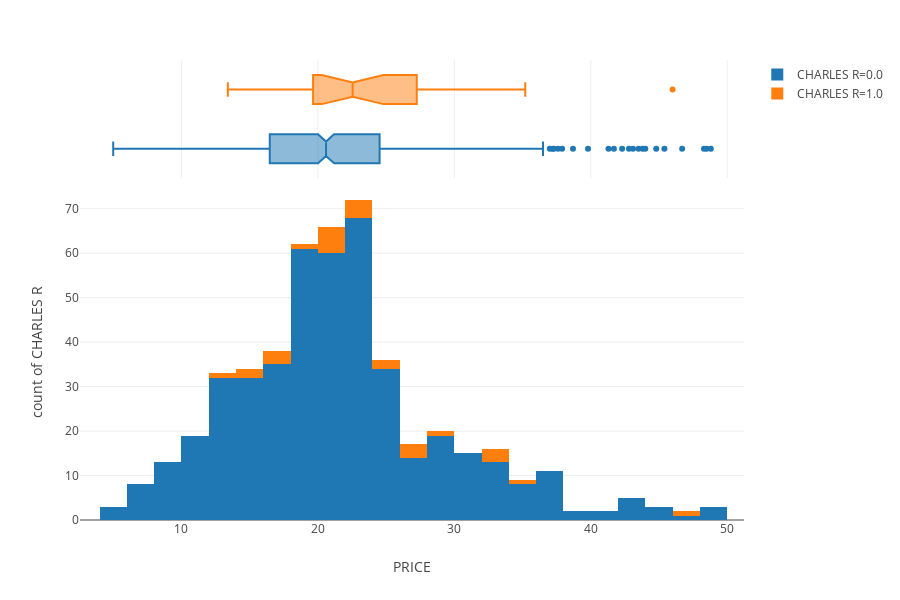

The code cell stored with this chart in its notebook:
### Code cell
fig = px.histogram(dfc, x="PRICE", y="CHARLES R", color="CHARLES R",
                   marginal="box", # or violin, rug
                   hover_data=df.columns)
fig.show()

### Figure 1 — Plotly figure (JSON) as saved in the notebook; plotly's stock layout.template omitted (floating-point values rounded to 4 significant figures; data arrays with more than 128 entries replaced by an {"elided": "..."} marker saying what was removed)
{"data": [{"alignmentgroup": "True", "bingroup": "x", "hoverlabel": {"namelength": 0}, "hovertemplate": "CHARLES R=0.0<br>PRICE=%{x}<br>count of CHARLES R=%{y}", "legendgroup": "CHARLES R=0.0", "marker": {"color": "#1F77B4"}, "name": "CHARLES R=0.0", "offsetgroup": "CHARLES R=0.0", "orientation": "v", "showlegend": true, "type": "histogram", "x": {"elided": "461 float values"}, "xaxis": "x", "y": {"elided": "461 int values"}, "yaxis": "y"}, {"alignmentgroup": "True", "customdata": {"elided": "461x14 float values"}, "hoverlabel": {"namelength": 0}, "hovertemplate": "CHARLES R=%{customdata[3]}<br>PRICE=%{customdata[13]}<br>CRIME=%{customdata[0]}<br>ZONDED=%{customdata[1]}<br>INUSTRIAL=%{customdata[2]}<br>NOX=%{customdata[4]}<br>ROOMS=%{customdata[5]}<br>AGE=%{customdata[6]}<br>DIST=%{customdata[7]}<br>HIGH=%{customdata[8]}<br>PTAX=%{customdata[9]}<br>PTRATIO=%{customdata[10]}<br>B=%{customdata[11]}<br>LSTAT=%{customdata[12]}", "legendgroup": "CHARLES R=0.0", "marker": {"color": "#1F77B4"}, "name": "CHARLES R=0.0", "notched": true, "offsetgroup": "CHARLES R=0.0", "showlegend": false, "type": "box", "x": {"elided": "461 float values"}, "xaxis": "x2", "yaxis": "y2"}, {"alignmentgroup": "True", "bingroup": "x", "hoverlabel": {"namelength": 0}, "hovertemplate": "CHARLES R=1.0<br>PRICE=%{x}<br>count of CHARLES R=%{y}", "legendgroup": "CHARLES R=1.0", "marker": {"color": "#FF7F0E"}, "name": "CHARLES R=1.0", "offsetgroup": "CHARLES R=1.0", "orientation": "v", "showlegend": true, "type": "histogram", "x": [13.4, 15.3, 17, 15.6, 27, 24.4, 20, 21.7, 19.3, 22.4, 23.3, 21.5, 23, 26.7, 21.7, 27.5, 29, 25.1, 20.7, 35.2, 32.4, 33.2, 33.1, 46, 17.8, 21.7, 22.7, 16.8], "xaxis": "x", "y": [1, 1, 1, 1, 1, 1, 1, 1, 1, 1, 1, 1, 1, 1, 1, 1, 1, 1, 1, 1, 1, 1, 1, 1, 1, 1, 1, 1], "yaxis": "y"}, {"alignmentgroup": "True", "customdata": {"elided": "28x14 float values"}, "hoverlabel": {"namelength": 0}, "hovertemplate": "CHARLES R=%{customdata[3]}<br>PRICE=%{customdata[13]}<br>CRIME=%{customdata[0]}<br>ZONDED=%{customdata[1]}<br>INUSTRIAL=%{customdata[2]}<br>NOX=%{customdata[4]}<br>ROOMS=%{customdata[5]}<br>AGE=%{customdata[6]}<br>DIST=%{customdata[7]}<br>HIGH=%{customdata[8]}<br>PTAX=%{customdata[9]}<br>PTRATIO=%{customdata[10]}<br>B=%{customdata[11]}<br>LSTAT=%{customdata[12]}", "legendgroup": "CHARLES R=1.0", "marker": {"color": "#FF7F0E"}, "name": "CHARLES R=1.0", "notched": true, "offsetgroup": "CHARLES R=1.0", "showlegend": false, "type": "box", "x": [13.4, 15.3, 17, 15.6, 27, 24.4, 20, 21.7, 19.3, 22.4, 23.3, 21.5, 23, 26.7, 21.7, 27.5, 29, 25.1, 20.7, 35.2, 32.4, 33.2, 33.1, 46, 17.8, 21.7, 22.7, 16.8], "xaxis": "x2", "yaxis": "y2"}], "layout": {"barmode": "relative", "height": 600, "legend": {"tracegroupgap": 0}, "margin": {"t": 60}, "xaxis": {"anchor": "y", "domain": [0, 1], "title": {"text": "PRICE"}}, "xaxis2": {"anchor": "y2", "domain": [0, 1], "matches": "x", "showgrid": true, "showticklabels": false}, "yaxis": {"anchor": "x", "categoryarray": [1, 0], "categoryorder": "array", "domain": [0, 0.7326], "title": {"text": "count of CHARLES R"}}, "yaxis2": {"anchor": "x2", "categoryarray": [1, 0], "categoryorder": "array", "domain": [0.7426, 1], "matches": "y2", "showgrid": false, "showline": false, "showticklabels": false, "ticks": ""}}}
